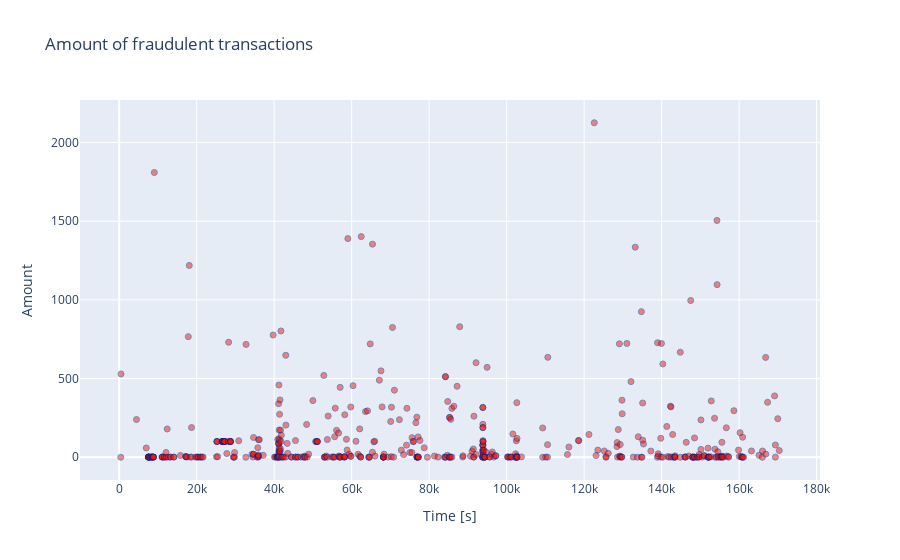

The cell this chart's notebook holds for it:
### Code cell
fraud = Credit_data.loc[Credit_data['Class'] == 1]

trace = go.Scatter(
    x = fraud['Time'],y = fraud['Amount'],
    name="Amount",
     marker=dict(
                color='rgb(238,23,11)',
                line=dict(
                    color='midnightblue',
                    width=1),
                opacity=0.5,
            ),
    text= fraud['Amount'],
    mode = "markers"
)
data = [trace]
layout = dict(title = 'Amount of fraudulent transactions',
          xaxis = dict(title = 'Time [s]', showticklabels=True), 
          yaxis = dict(title = 'Amount'),
          hovermode='closest'
         )
fig = dict(data=data, layout=layout)
iplot(fig, filename='fraud-amount')

### Figure 1 — Plotly figure (JSON) as saved in the notebook; plotly's stock layout.template omitted (floating-point values rounded to 4 significant figures; data arrays with more than 128 entries replaced by an {"elided": "..."} marker saying what was removed)
{"data": [{"marker": {"color": "rgb(238,23,11)", "line": {"color": "midnightblue", "width": 1}, "opacity": 0.5}, "mode": "markers", "name": "Amount", "text": {"elided": "492 float values"}, "type": "scatter", "x": {"elided": "492 int values"}, "y": {"elided": "492 float values"}}], "layout": {"hovermode": "closest", "title": {"text": "Amount of fraudulent transactions"}, "xaxis": {"showticklabels": true, "title": {"text": "Time [s]"}}, "yaxis": {"title": {"text": "Amount"}}}}
